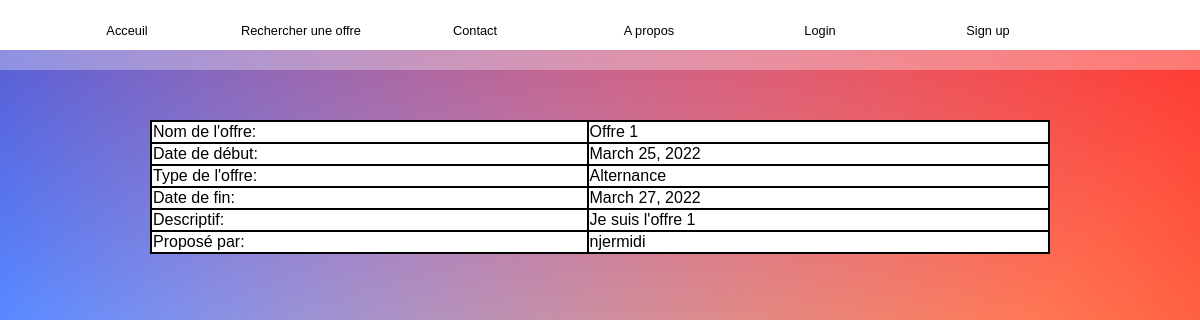
Screenshot of /detailOffre/1/ with the database file from the repository.
### registration/models.py (models this page shows, shortened)
class offreStage(models.Model):
    nom = models.CharField(max_length=100)
    description = models.TextField(null=True)
    datedebut = models.DateField(blank=True, null=True)
    datefin = models.DateField(blank=True, null=True)
    typeoffre = models.CharField(max_length=150, null=True)
    domaine = models.CharField(max_length=100, blank=True)
    auteur = models.ForeignKey(User, on_delete=models.CASCADE, related_name="offrestage", null=True)
    is_archived = models.BooleanField(default=False)

### main/views.py (the view)
# urls.py: path('detailOffre/<str:pk>/', views.detailOffre, name="detailOffre"),
def detailOffre(request, pk):
    myoffre = offreStage.objects.get(id=pk)
    return render(request, "main/detailOffre.html", {'offres':myoffre})

### main/templates/main/detailOffre.html
{% extends 'main/base.html' %}
{% block content %}
<div id"container-offre">
    <table id="offre">
        <tr>
            <td>Nom de l'offre:</td>
            <td>{{ offres.nom }}</td>
        </tr>
        <tr>
            <td>Date de début:</td>
            <td>{{ offres.datedebut }}</td>
        </tr>
        <tr>
            <td>Type de l'offre:</td>
            <td>{{ offres.typeoffre }}</td>
        </tr>
        <tr>
            <td>Date de fin:</td>
            <td>{{ offres.datefin }}</td>
        </tr>
        <tr>
            <td>Descriptif:</td>
            <td>{{ offres.description }}</td>
        </tr>
        <tr>
            <td>Proposé par:</td>
            <td>{{ offres.auteur }}</td>
        </tr>
    </table>
</div>
{% endblock content %}

### static/css/main.css (style rules this page uses)
html { width: 100%; height: 100%; }
body { width: 100%; height: 100%; margin: 10px 0 ; padding: 0 ; text-align:left; font: 0.8em "Trebuchet MS", helvetica, sans-serif ; background: linear-gradient(217deg, rgba(255,0,0,.8), rgba(255,0,0,0) 70.71%), linear-gradient(127deg, rgba(0, 72, 255, 0.8), rgba(0,255,0,0) 70.71%), linear-gradient(336deg, rgba(255, 213, 0, 0.8), rgba(0,0,255,0) 70.71%); }
#offre { border: 2px solid purple; width: 75%; background-color: white; border-collapse: collapse; margin-left: auto; margin-right: auto; margin-top: 50px; }
td, tr { border: 2px solid black; }

### rows the page displays
offreStage: nom "Offre 1", datedebut "March 25, 2022", typeoffre "Alternance", datefin "March 27, 2022", description "Je suis l'offre 1", auteur "njermidi"
